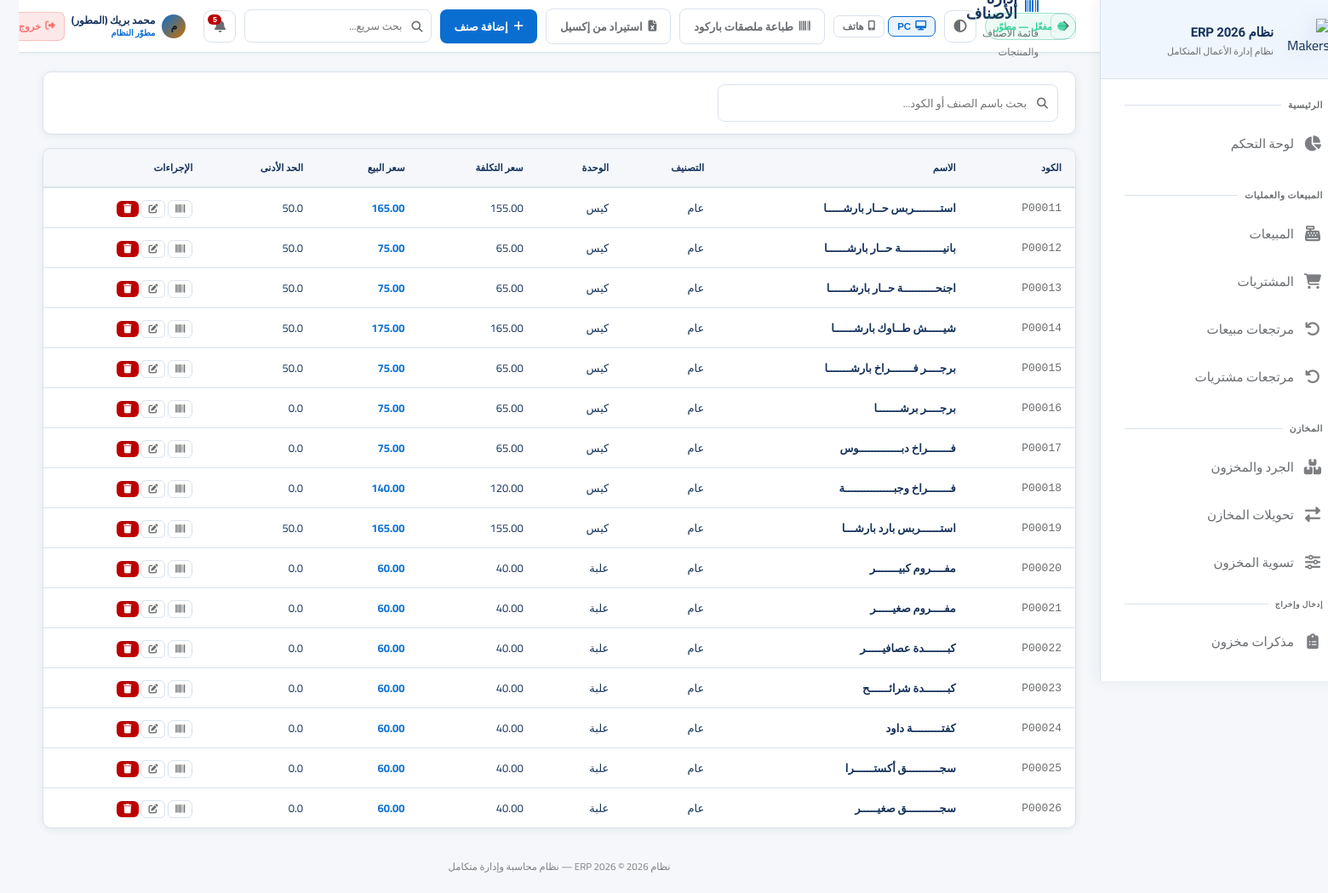
Screenshot of /products (signed in) with the database file from the repository.
### app.py (models this page shows, shortened)
class AppSetting(db.Model):
    id = db.Column(db.Integer, primary_key=True)
    key = db.Column(db.String(80), unique=True, nullable=False)
    value = db.Column(db.Text)

class User(UserMixin, db.Model):
    id = db.Column(db.Integer, primary_key=True)
    username = db.Column(db.String(80), unique=True, nullable=False)
    password_hash = db.Column(db.String(256))
    full_name = db.Column(db.String(120))
    role = db.Column(db.String(20), default='user')  # developer, admin, manager, user
    branch_id = db.Column(db.Integer, db.ForeignKey('branch.id'))
    is_active = db.Column(db.Boolean, default=True)
    created_at = db.Column(db.DateTime, default=datetime.utcnow)
    last_seen = db.Column(db.DateTime, nullable=True)
    last_ip = db.Column(db.String(64), nullable=True)
    last_user_agent = db.Column(db.String(256), nullable=True)
    permissions = db.Column(db.Text)  # JSON list of permission keys; empty = استخدام صلاحيات الدور

class Product(db.Model):
    id = db.Column(db.Integer, primary_key=True)
    code = db.Column(db.String(50), unique=True, nullable=False)
    name = db.Column(db.String(200), nullable=False)
    barcode = db.Column(db.String(50))
    category_id = db.Column(db.Integer, db.ForeignKey('category.id'))
    unit = db.Column(db.String(20), default='قطعة')
    cost_price = db.Column(db.Float, default=0)
    sell_price = db.Column(db.Float, default=0)
    min_stock = db.Column(db.Float, default=0)
    description = db.Column(db.Text)
    is_active = db.Column(db.Boolean, default=True)
    created_at = db.Column(db.DateTime, default=datetime.utcnow)
    stock_items = db.relationship('Stock', backref='product', lazy=True)

### app.py (the view)
@app.route('/products')
@login_required
def products():
    q = request.args.get('q', '')
    query = Product.query
    if q:
        query = query.filter(db.or_(Product.name.contains(q), Product.code.contains(q)))
    products = query.filter_by(is_active=True).all()
    categories = Category.query.all()
    return render_template('products.html', products=products, categories=categories, q=q)

### templates/products.html (shortened to what this page needs)
{% extends 'base.html' %}
{% set block_icon = 'fas fa-barcode' %}
{% block breadcrumb %}قائمة الأصناف والمنتجات{% endblock %}
{% block topbar_actions %}
<a href="{{ url_for('barcode_labels') }}" class="btn btn-outline"><i class="fas fa-barcode"></i> طباعة ملصقات باركود</a>
{% if current_user.role == 'developer' %}
<a href="{{ url_for('import_products') }}" class="btn btn-outline" title="أداة للمطوّر فقط"><i class="fas fa-file-excel"></i> استيراد من إكسيل</a>
{% endif %}
{% if can('product_add') %}
<a href="{{ url_for('add_product') }}" class="btn btn-primary"><i class="fas fa-plus"></i> إضافة صنف</a>
{% endif %}
{% endblock %}
{% block content %}
<div class="card" style="margin-bottom: 16px;">
    <div class="card-body" style="padding: 14px 20px;">
        <form method="GET">
            <div class="search-box" style="max-width: 400px;">
                <input type="text" name="q" value="{{ q }}" class="form-control" placeholder="بحث باسم الصنف أو الكود...">
            </div>
        </form>
    </div>
</div>
<div class="card">
    <div class="table-container">
        <table>
            <thead><tr>
                <th>الكود</th><th>الاسم</th><th>التصنيف</th><th>الوحدة</th>
                <th>سعر التكلفة</th><th>سعر البيع</th><th>الحد الأدنى</th><th>الإجراءات</th>
            </tr></thead>
            <tbody>
                {% for p in products %}
                <tr>
                    <td style="font-family: monospace; color: var(--text-muted);">{{ p.code }}</td>
                    <td style="font-weight: 600;">{{ p.name }}</td>
                    <td>{{ p.category.name if p.category else '—' }}</td>
                    <td>{{ p.unit }}</td>
                    <td>{{ "{:,.2f}".format(p.cost_price) }}</td>
                    <td style="font-weight: 700; color: var(--accent);">{{ "{:,.2f}".format(p.sell_price) }}</td>
                    <td>{{ p.min_stock }}</td>
                    <td>
                        <a href="{{ url_for('barcode_labels', product_id=p.id) }}" class="btn btn-outline btn-xs" title="طباعة باركود"><i class="fas fa-barcode"></i></a>
                        <a href="{{ url_for('edit_product', id=p.id) }}" class="btn btn-outline btn-xs"><i class="fas fa-edit"></i></a>
                        {% if can('record_delete') %}
                        <form method="POST" action="{{ url_for('delete_product', id=p.id) }}" style="display:inline">
                            <button type="submit" class="btn btn-danger btn-xs" onclick="return confirm('حذف هذا الصنف؟')"><i class="fas fa-trash"></i></button>
                        </form>
                        {% endif %}
                    </td>
                </tr>
                {% else %}
                <tr><td colspan="8"><div class="empty-state"><i class="fas fa-boxes"></i><h3>لا توجد أصناف</h3></div></td></tr>
                {% endfor %}
            </tbody>
        </table>
    </div>
</div>
{% endblock %}

### templates/base.html (shortened to what this page needs)
<!DOCTYPE html>
<html lang="ar" dir="rtl" data-theme="fiori" data-layout-default="{{ layout_max_width | default('1400px') }}">
<head>
    <link rel="stylesheet" href="https://cdnjs.cloudflare.com/ajax/libs/font-awesome/6.5.0/css/all.min.css">
    <link rel="stylesheet" href="{{ url_for('static', filename='css/style.css') }}">
</head>
<body>
<aside class="sidebar sidebar-enterprise" id="sidebar">
    <div class="sidebar-logo">
        <div class="logo-icon">
            <img src="{{ url_for('static', filename='img/logo-makers-erp-3d.png') }}" alt="Makers ERP">
        </div>
        <div class="logo-text">
            <div class="name">{{ app_brand_title | default('Silsal POS') }}</div>
            <div class="sub">نظام إدارة الأعمال المتكامل</div>
        </div>
    </div>
    <nav class="sidebar-nav" id="sidebarNav" style="display:flex;flex-direction:column;padding-bottom:8px;">
        <div class="nav-section">
            <div class="nav-label">الرئيسية</div>
            {% if can('dashboard') %}
            <a href="{{ url_for('dashboard') }}" class="nav-link {% if request.endpoint=='dashboard' %}active{% endif %}">
                <i class="fas fa-chart-pie"></i><span class="label">لوحة التحكم</span>
            </a>
            {% endif %}
        </div>
        {% if can('sales') or can('purchases') or can('returns') %}
        <div class="nav-section">
            <div class="nav-label">المبيعات والعمليات</div>
            {% if can('sales') %}
            <a href="{{ url_for('sales') }}" class="nav-link {% if 'sale' in (request.endpoint or '') and 'return' not in (request.endpoint or '') and 'report' not in (request.endpoint or '') %}active{% endif %}">
                <i class="fas fa-cash-register"></i><span class="label">المبيعات</span>
            </a>
            {% endif %}
            {% if can('purchases') %}
            <a href="{{ url_for('purchases') }}" class="nav-link {% if 'purchase' in (request.endpoint or '') and 'return' not in (request.endpoint or '') and 'report' not in (request.endpoint or '') %}active{% endif %}">
                <i class="fas fa-shopping-cart"></i><span class="label">المشتريات</span>
            </a>
            {% endif %}
            {% if can('returns') %}
            <a href="{{ url_for('sale_returns') }}" class="nav-link {% if request.endpoint in ['sale_returns','new_sale_return'] %}active{% endif %}">
                <i class="fas fa-undo"></i><span class="label">مرتجعات مبيعات</span>
            </a>
            <a href="{{ url_for('purchase_returns') }}" class="nav-link {% if request.endpoint in ['purchase_returns','new_purchase_return'] %}active{% endif %}">
                <i class="fas fa-undo-alt"></i><span class="label">مرتجعات مشتريات</span>
            </a>
            {% endif %}
        </div>
        {% endif %}
        {% if can('inventory') or can('transfers') or can('adjust_stock') %}
        <div class="nav-section">
            <div class="nav-label">المخازن</div>
            {% if can('inventory') %}
            <a href="{{ url_for('inventory') }}" class="nav-link {% if request.endpoint=='inventory' %}active{% endif %}">
                <i class="fas fa-boxes"></i><span class="label">الجرد والمخزون</span>
            </a>
            {% endif %}
            {% if can('transfers') %}
            <a href="{{ url_for('transfers') }}" class="nav-link {% if 'transfer' in (request.endpoint or '') %}active{% endif %}">
                <i class="fas fa-exchange-alt"></i><span class="label">تحويلات المخازن</span>
            </a>
            {% endif %}
            {% if can('adjust_stock') %}
            <a href="{{ url_for('adjust_stock') }}" class="nav-link {% if request.endpoint=='adjust_stock' %}active{% endif %}">
                <i class="fas fa-sliders-h"></i><span class="label">تسوية المخزون</span>
            </a>
            {% endif %}
            {% if can('inventory') %}
            <div class="nav-label" style="padding-top:10px;font-size:9px;">إدخال وإخراج</div>
            <a href="{{ url_for('inventory_memos_list') }}" class="nav-link ">
                <i class="fas fa-clipboard-list"></i><span class="label">مذكرات مخزون</span>
            </a>
            {% endif %}
        </div>
        {% endif %}
        {% if can('customers') or can('suppliers') or can('employees') %}
        <div class="nav-section">
        </div>
        {% endif %}
    </nav>
</aside>
<main class="main-content">
    <div class="topbar">
        <div style="display:flex;align-items:center;gap:14px;">
            <button type="button" onclick="history.back()" class="icon-btn" title="رجوع" style="font-size:15px;flex-shrink:0;"><i class="fas fa-arrow-right"></i></button>
            <div>
                <div class="page-title"><i class="{{ block_icon | default('fas fa-home') }}"></i>{% block page_title %}الرئيسية{% endblock %}</div>
                <div class="breadcrumb">{% block breadcrumb %}{{ app_brand_title }}{% endblock %}</div>
            </div>
        </div>
        <div class="topbar-right">
            {% if subscription_status %}
            <span class="sub-pill {% if subscription_status.kind in ('developer','permanent') %}ok{% elif subscription_status.kind in ('expired','none') %}bad{% else %}warn{% endif %}" title="حالة الاشتراك / الترخيص">
                <i class="fas fa-certificate" style="margin-left:6px;opacity:.85;"></i>{{ subscription_status.line }}
            </span>
            {% endif %}
            <button type="button" class="theme-toggle" onclick="erpToggleTheme()" title="تبديل الثيم (Fiori / فاتح / داكن)"><i class="fas fa-adjust"></i></button>
            <div class="erp-device-layout-tools" style="display:flex;align-items:center;gap:4px;flex-shrink:0;" title="وضع العرض — يُحفظ على هذا الجهاز فقط">
                <button type="button" id="btnLayoutPC" onclick="erpSetLayout('pc')" title="عرض PC"
                    style="display:flex;align-items:center;gap:5px;padding:5px 10px;border-radius:7px;font-size:11.5px;font-weight:700;
                           border:1px solid var(--border);background:transparent;color:var(--text-muted);cursor:pointer;transition:all .18s;">
                    <i class="fas fa-desktop"></i> PC
                </button>
                <button type="button" id="btnLayoutPhone" onclick="erpSetLayout('phone')" title="عرض هاتف"
                    style="display:flex;align-items:center;gap:5px;padding:5px 10px;border-radius:7px;font-size:11.5px;font-weight:700;
                           border:1px solid var(--border);background:transparent;color:var(--text-muted);cursor:pointer;transition:all .18s;">
                    <i class="fas fa-mobile-alt"></i> هاتف
                </button>
            </div>
            {% block topbar_actions %}{% endblock %}
            <div style="position:relative;" id="globalSearchWrapper">
                <div style="position:relative;">
                    <i class="fas fa-search" style="position:absolute;right:11px;top:50%;transform:translateY(-50%);color:var(--text-muted);font-size:13px;pointer-events:none;"></i>
                    <input type="text" id="globalSearchInput" placeholder="بحث سريع..." autocomplete="off"
                        style="width:220px;padding:7px 34px 7px 12px;background:rgba(255,255,255,.04);border:1px solid var(--border);
                               border-radius:8px;color:var(--text);font-family:Cairo,sans-serif;font-size:12.5px;transition:all .2s;"
                        onfocus="this.style.borderColor='var(--accent)';this.style.width='280px'"
                        onblur="setTimeout(()=>{this.style.borderColor='';this.style.width='220px';closeGlobalSearch()},200)">
                </div>
            </div>
            <div style="position:relative;" id="notifWrapper">
                <button class="notif-btn" onclick="toggleNotif()" title="الإشعارات">
                    <i class="fas fa-bell"></i>
                    <span class="notif-count" id="notifCount"></span>
                </button>
            </div>
            <div style="display:flex;align-items:center;gap:8px;padding:4px 10px;border-radius:10px;
                        background:rgba(255,255,255,.05);border:1px solid rgba(255,255,255,.09);
                        backdrop-filter:blur(12px);-webkit-backdrop-filter:blur(12px);flex-shrink:0;">
                <div style="width:28px;height:28px;border-radius:50%;background:linear-gradient(135deg,var(--accent),#c97000);
                            display:flex;align-items:center;justify-content:center;font-size:12px;font-weight:800;color:#0f1422;flex-shrink:0;">
                    {{ (current_user.full_name or current_user.username)[0] }}
                </div>
                <div style="line-height:1.3;min-width:0;">
                    <div style="font-size:12px;font-weight:700;color:var(--text);white-space:nowrap;overflow:hidden;text-overflow:ellipsis;max-width:100px;">
                        {{ current_user.full_name or current_user.username }}
                    </div>
                    <div style="font-size:10px;color:var(--accent);font-weight:600;">
                        {% if current_user.role=='developer' %}مطوّر النظام
                        {% elif current_user.role=='admin' %}مدير النظام
                        {% elif current_user.role=='manager' %}مشرف
                        {% else %}مستخدم{% endif %}
                    </div>
                </div>
                <a href="{{ url_for('logout') }}" title="تسجيل الخروج"
                   style="display:flex;align-items:center;gap:5px;padding:5px 10px;border-radius:7px;
                          background:rgba(239,68,68,.12);border:1px solid rgba(239,68,68,.25);
                          color:#f87171;font-size:11.5px;font-weight:700;text-decoration:none;white-space:nowrap;
                          transition:all .18s;flex-shrink:0;"
                   onmouseover="this.style.background='rgba(239,68,68,.22)';this.style.borderColor='rgba(239,68,68,.5)'"
                   onmouseout="this.style.background='rgba(239,68,68,.12)';this.style.borderColor='rgba(239,68,68,.25)'">
                    <i class="fas fa-sign-out-alt"></i> خروج
                </a>
            </div>
        </div>
    </div>
    <div class="content fade-in">
        {% block content %}{% endblock %}
    </div>
    <div class="app-footer-note">{{ app_brand_title }} © 2026 — نظام محاسبة وإدارة متكامل</div>
</main>
</body>
</html>

### rows the page displays
AppSetting: value "نظام ERP 2026"
User: full_name "م", full_name "محمد بريك (المطور)"
Product: code "P00011", name "استــــــــربس حــار بارشـــــا", unit "كيس", cost_price "155.00", sell_price "165.00", min_stock "50.0"
Product: code "P00012", name "بانيـــــــــــــة حــار بارشــــــا", unit "كيس", cost_price "65.00", sell_price "75.00", min_stock "50.0"
Product: code "P00013", name "اجنحــــــــــة حــار بارشــــــا", unit "كيس", cost_price "65.00", sell_price "75.00", min_stock "50.0"
Product: code "P00014", name "شيـــــش طــاوك بارشــــــا", unit "كيس", cost_price "165.00", sell_price "175.00", min_stock "50.0"
Product: code "P00015", name "برجــــر فـــــــراخ بارشـــــــا", unit "كيس", cost_price "65.00", sell_price "75.00", min_stock "50.0"
Product: code "P00016", name "برجــــر برشـــــــا", unit "كيس", cost_price "65.00", sell_price "75.00"
Product: code "P00017", name "فـــــــراخ دبـــــــــــــوس", unit "كيس", cost_price "65.00", sell_price "75.00"
Product: code "P00018", name "فـــــــراخ وجبـــــــــــــــة", unit "كيس", cost_price "120.00", sell_price "140.00"
Product: code "P00019", name "استــــــربس بارد بارشـــا", unit "كيس", cost_price "155.00", sell_price "165.00", min_stock "50.0"
Product: code "P00020", name "مفــــروم كبيـــــــر", unit "علبة", cost_price "40.00", sell_price "60.00"
Product: code "P00021", name "مفــــروم صغيـــــر", unit "علبة", cost_price "40.00", sell_price "60.00"
Product: code "P00022", name "كبـــــــدة عصافيـــــر", unit "علبة", cost_price "40.00", sell_price "60.00"
Product: code "P00023", name "كبـــــــدة شرائــــــح", unit "علبة", cost_price "40.00", sell_price "60.00"
Product: code "P00024", name "كفتـــــــــة داود", unit "علبة", cost_price "40.00", sell_price "60.00"
Product: code "P00025", name "سجــــــــــق أكستــــــرا", unit "علبة", cost_price "40.00", sell_price "60.00"
Product: code "P00026", name "سجــــــــــق صغيـــــر", unit "علبة", cost_price "40.00", sell_price "60.00"

### other values shown
{{ subscription_status.line }} "مفعّل — مطوّر"
